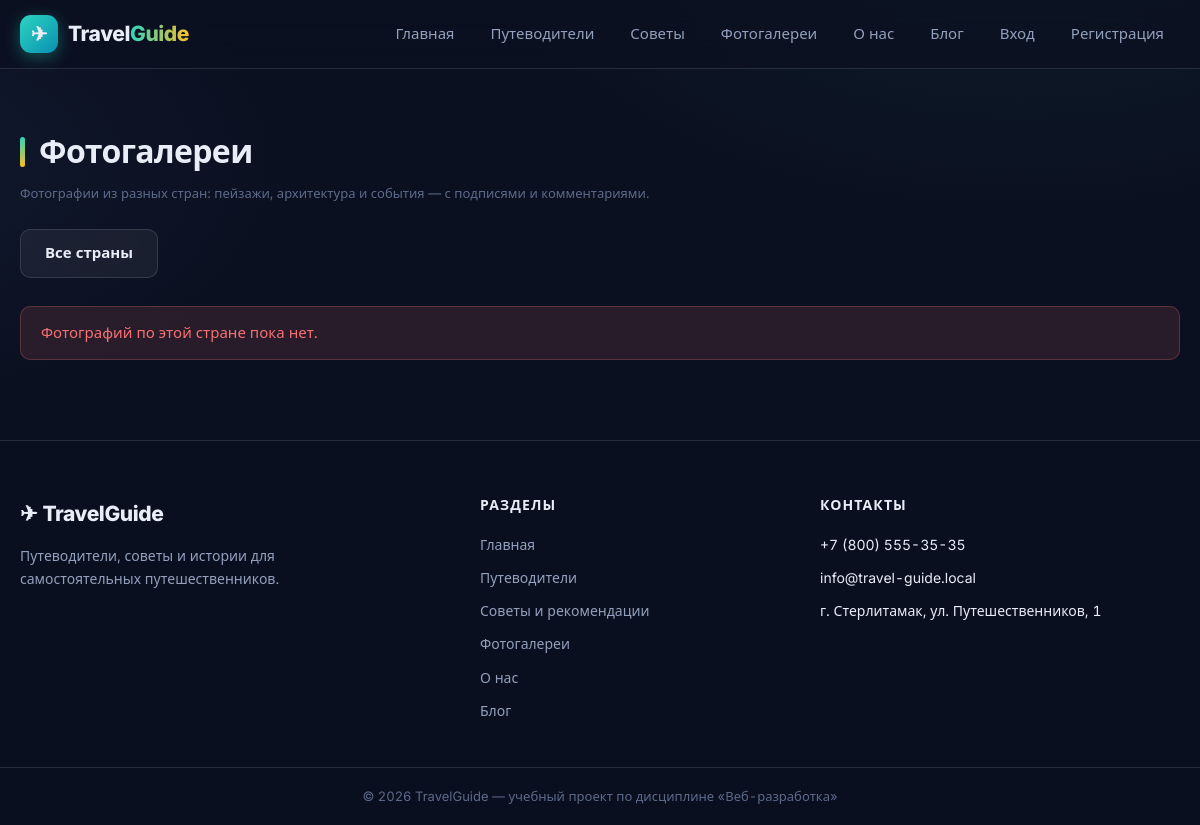
/gallery.php?country=Япония, run on an earlier commit of the app's database.
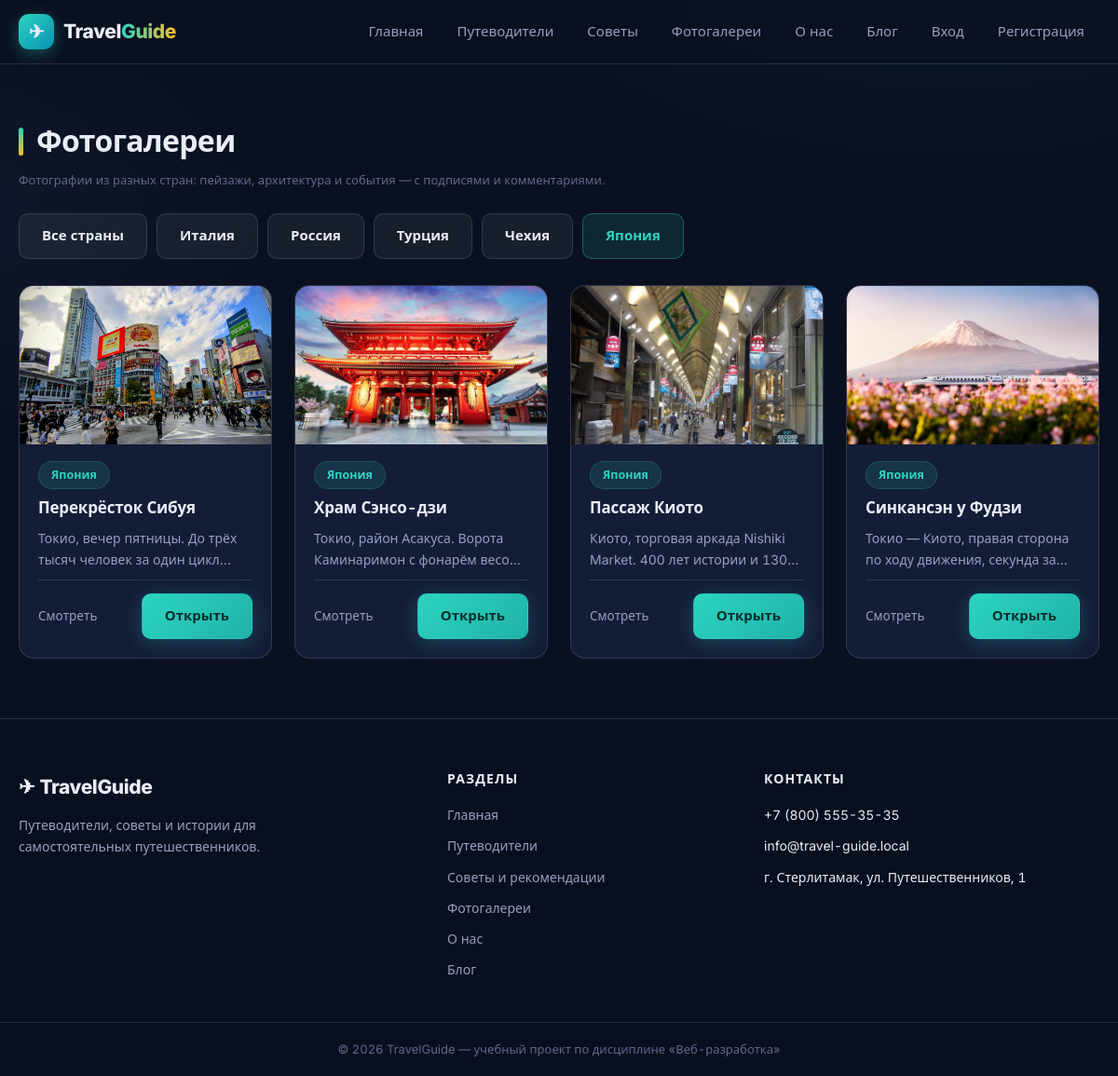
And on a later commit of the database.
### tables this page shows
CREATE TABLE IF NOT EXISTS photos (
  id       INT UNSIGNED AUTO_INCREMENT PRIMARY KEY,
  title    VARCHAR(120) NOT NULL,
  country  VARCHAR(50) NOT NULL,
  caption  VARCHAR(500) NOT NULL COMMENT 'о месте и событии на фото',
  ph_class VARCHAR(20) NOT NULL DEFAULT 'city' COMMENT 'класс градиента-заглушки',
  image_path VARCHAR(255) DEFAULT NULL,
  KEY idx_photos_country (country)
);

### includes/config.php (called while the page is built, shortened)
<?php
function db(): PDO
{
    static $pdo = null;
    if ($pdo === null) {
        $dsn = 'mysql:host=' . DB_HOST . ';port=' . DB_PORT . ';dbname=' . DB_NAME . ';charset=' . DB_CHARSET;
        try {
            $pdo = new PDO($dsn, DB_USER, DB_PASS, [
                PDO::ATTR_ERRMODE            => PDO::ERRMODE_EXCEPTION,
                PDO::ATTR_DEFAULT_FETCH_MODE => PDO::FETCH_ASSOC,
                PDO::ATTR_EMULATE_PREPARES   => false,
            ]);
        } catch (PDOException $e) {
            http_response_code(500);
            exit('Ошибка подключения к базе данных: ' . htmlspecialchars($e->getMessage()));
        }
    }
    return $pdo;
}
function e($value): string
{
    return htmlspecialchars((string)$value, ENT_QUOTES, 'UTF-8');
}
function current_user()
{
    if (empty($_SESSION['user_id'])) {
        return null;
    }
    static $user = null;
    return $user;
}

### gallery.php (the view, shortened to what this page needs)
<?php
require_once __DIR__ . '/includes/header.php';
$country = trim((string) ($_GET['country'] ?? ''));
$countries = db()->query(
    'SELECT DISTINCT country FROM photos ORDER BY country'
)->fetchAll(PDO::FETCH_COLUMN);
if ($country !== '' && in_array($country, $countries, true)) {
    $stmt = db()->prepare(
        'SELECT * FROM photos WHERE country = ? ORDER BY id'
    );
    $stmt->execute([$country]);
} else {
    $stmt = db()->query('SELECT * FROM photos ORDER BY id');
}
$photos = $stmt->fetchAll();
$imgCls = ['city', 'architecture', 'sea', 'mountains'];
?>
<main class="section">
    <div class="container">
        <h1 class="section__title">Фотогалереи</h1>
        <p class="form__hint" style="margin:-16px 0 24px;">
            Фотографии из разных стран: пейзажи, архитектура
            и события — с подписями и комментариями.
        </p>
        <nav class="admin-bar" aria-label="Фильтр по стране">
            <a class="btn btn--ghost <?= $country === '' ? 'active' : '' ?>" href="/gallery.php">
                Все страны
            </a>
            <?php foreach ($countries as $c): ?>
                <a class="btn btn--ghost <?= $country === $c ? 'active' : '' ?>"
                    href="/gallery.php?country=<?= urlencode($c) ?>">
                    <?= e($c) ?>
                </a>
            <?php endforeach; ?>
        </nav>
        <?php if (!$photos): ?>
            <div class="alert alert--error">
                Фотографий по этой стране пока нет.
            </div>
        <?php else: ?>
            <div class="grid">
                <?php foreach ($photos as $i => $p): ?>
                    <article class="card">
                        <div class="card__img card__img--<?= e($imgCls[$i % 4]) ?>">
                            <?php if (!empty($p['image_path'])): ?>
                                <img src="<?= e($p['image_path']) ?>" alt="<?= e($p['title']) ?>" loading="lazy">
                            <?php else: ?>
                                <?= e(mb_strtoupper($p['country'])) ?>
                            <?php endif; ?>
                        </div>
                        <div class="card__body">
                            <div>
                                <span class="chip">
                                    <?= e($p['country']) ?>
                                </span>
                            </div>
                            <h3 class="card__title">
                                <a href="/photo.php?id=<?= (int) $p['id'] ?>">
                                    <?= e($p['title']) ?>
                                </a>
                            </h3>
                            <p class="card__desc">
                                <?= e(mb_strimwidth($p['caption'], 0, 100, '…')) ?>
                            </p>
                            <div class="card__footer">
                                <span class="card__meta">
                                    Смотреть
                                </span>
                                <a href="/photo.php?id=<?= (int) $p['id'] ?>" class="btn btn--primary">
                                    Открыть
                                </a>
                            </div>
                        </div>
                    </article>
                <?php endforeach; ?>
            </div>
        <?php endif; ?>
    </div>
</main>
<?php require_once __DIR__ . '/includes/footer.php'; ?>

### includes/header.php (shortened to what this page needs)
<?php
require_once __DIR__ . '/config.php';
$user = current_user();
?>
<!DOCTYPE html>
<html lang="ru">
<head>
    <link rel="stylesheet" href="/css/style.css?v=<?= filemtime(__DIR__ . '/../css/style.css') ?>">
</head>
<body>
<header class="header">
    <div class="container header__inner">
        <a href="/" class="logo" aria-label="Travel Guide — на главную">
            <span class="logo__icon">✈</span>
            <span class="logo__text">Travel<span class="logo__accent">Guide</span></span>
        </a>
        <nav class="nav" id="mainNav" aria-label="Главное меню">
            <a href="/" class="nav__link">Главная</a>
            <a href="/guides.php" class="nav__link">Путеводители</a>
            <a href="/advice.php" class="nav__link">Советы</a>
            <a href="/gallery.php" class="nav__link">Фотогалереи</a>
            <a href="/about.php" class="nav__link">О нас</a>
            <a href="/blog.php" class="nav__link">Блог</a>
            <?php if ($user): ?>
                <a href="/logout.php" class="nav__link">Выход (<?= e($user['first_name']) ?>)</a>
            <?php else: ?>
                <a href="/login.php" class="nav__link">Вход</a>
                <a href="/register.php" class="nav__link">Регистрация</a>
            <?php endif; ?>
        </nav>
    </div>
</header>

### includes/footer.php (shortened to what this page needs)
<footer class="footer">
    <div class="container">
        <div class="footer__inner">
            <div class="footer__col">
                <div class="footer__logo">✈ TravelGuide</div>
                <p class="footer__text">Путеводители, советы и истории для самостоятельных путешественников.</p>
            </div>
            <div class="footer__col">
                <h3 class="footer__title">Разделы</h3>
                <ul class="footer__list">
                    <li><a href="/">Главная</a></li>
                    <li><a href="/guides.php">Путеводители</a></li>
                    <li><a href="/advice.php">Советы и рекомендации</a></li>
                    <li><a href="/gallery.php">Фотогалереи</a></li>
                    <li><a href="/about.php">О нас</a></li>
                    <li><a href="/blog.php">Блог</a></li>
                </ul>
            </div>
            <div class="footer__col">
                <h3 class="footer__title">Контакты</h3>
                <ul class="footer__list">
                    <li>+7 (800) 555-35-35</li>
                    <li>info@travel-guide.local</li>
                    <li>г. Стерлитамак, ул. Путешественников, 1</li>
                </ul>
            </div>
        </div>
    </div>
    <div class="footer__bottom">
        <div class="container">© <?= date('Y') ?> TravelGuide — учебный проект по дисциплине «Веб-разработка»</div>
    </div>
</footer>
</body>
</html>

What changed in the data, as far as the page shows it:
added photos: image_path (picture), country "Япония", title "Перекрёсток Сибуя", caption "Токио, вечер пятницы. До трёх тысяч человек за один…"
added photos: image_path (picture), country "Япония", title "Храм Сэнсо-дзи", caption "Токио, район Асакуса. Ворота Каминаримон с фонарём…"
added photos: image_path (picture), country "Япония", title "Пассаж Киото", caption "Киото, торговая аркада Nishiki Market. 400 лет истории и…"
added photos: image_path (picture), country "Япония", title "Синкансэн у Фудзи", caption "Токио — Киото, правая сторона по ходу движения, секунда…"
Also different on the page:
new list line: "Италия"
new list line: "Россия"
new list line: "Турция"
new list line: "Чехия"
new list line: "Япония"
text no longer shown: "Фотографий по этой стране пока нет."
